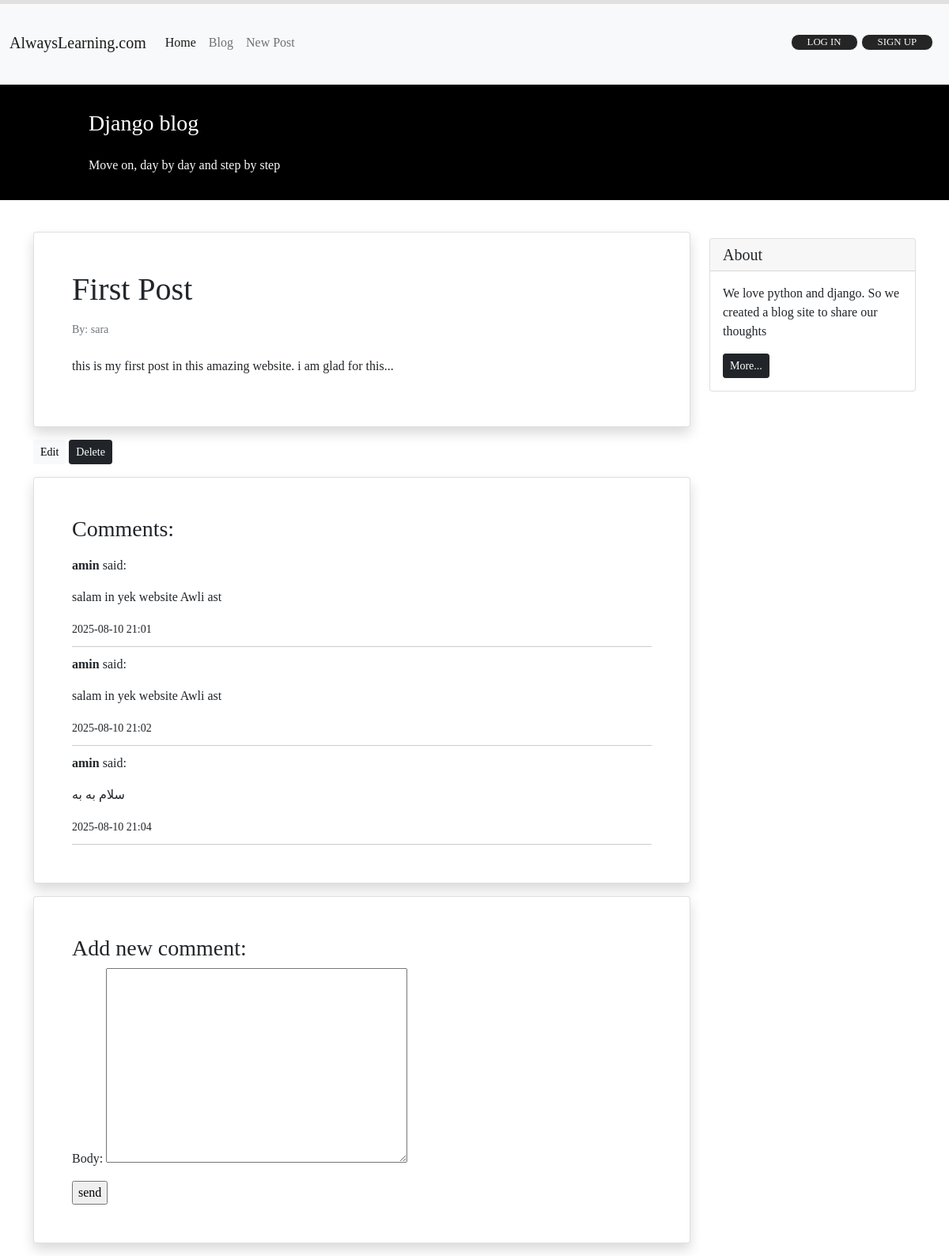
The app's page /blog/31/ with its own data.
### blog/models.py (models this page shows, shortened)
class Post(models.Model):
   STATUS_CHOICES = (
      ('pub', 'Published'),
      ('drf', 'Draft'),
   )
   title = models.CharField(max_length = 50)
   text = models.TextField()
   author = models.ForeignKey('auth.User', on_delete = models.CASCADE)
   datetime_created = models.DateTimeField(auto_now_add = True)
   datetime_modified = models.DateTimeField(auto_now = True)
   status = models.CharField(choices = STATUS_CHOICES, max_length = 3)

class Comment(models.Model):
   post = models.ForeignKey(Post,
                             on_delete=models.CASCADE,
                             related_name='comments')
   author = models.ForeignKey(get_user_model(),
                               on_delete=models.CASCADE,
                               related_name='comments')
   body = models.TextField()
   active = models.BooleanField(default=True)
   date_time_created = models.DateTimeField(auto_now=True)

### blog/views.py (the view)
# urls.py: path('<int:pk>/', views.PostDetailView.as_view(), name='post_detail'),
class PostDetailView(generic.DetailView):
    model = Post
    form_class = CommentForm
    template_name = 'blog/post_detail.html'
    context_object_name = 'post'
    def get_context_data(self, **kwargs):
        context = super().get_context_data(**kwargs)
        context['comment_form'] = CommentForm()
        context['comments'] = self.object.comments.filter(active=True)
        return context

### blog/forms.py
class CommentForm(forms.ModelForm):
    class Meta:
        model = Comment
        fields = ['body',]

### blog/templates/blog/post_detail.html (shortened to what this page needs)
{% extends '_base.html' %}
{% block page_content %}
     <div class="container mt-4">
        <div class="row">
            <div class="col-9">
                <div class="card shadow my-3 p-5">
                    <h1>{{ post.title }}</h1>
                    <p class="small text-muted mt-2">By: {{ post.author }}</p>
                    <p class="mt-2">{{ post.text }}</p>
                </div>
                <a href="{% url 'post_update' post.id %}" class="btn btn-sm btn-light">Edit</a>
                <a href="{% url 'post_delete' post.id %}" class="btn btn-sm btn-dark">Delete</a>
                <div class="card shadow my-3 p-5">
                    <h3>Comments:</h3>
                        {% for comment in comments %}
                            <div class="comment" style="padding: 10px 0; border-bottom: 1px solid #ccc;">
                                <p><strong>{{ comment.author }}</strong> said:</p>
                                <p>{{ comment.body }}</p>
                                <small>{{ comment.date_time_created|date:"Y-m-d H:i" }}</small>
                            </div>
                        {% empty %}
                            <p>No comments yet.</p>
                        {% endfor %}
                </div>
                <div class="card shadow my-3 p-5">
                    <h3>Add new comment:</h3>
                    <form action="{% url 'comment_create' post.id %}" method="POST">
                        {{ comment_form.as_p }}
                        <input type="submit" value="send">
                    </form>
                </div>
            </div>
            <div class="col-3">
                    <div class="card my-4">
                        <h5 class="card-header">About</h5>
                        <div class="card-body">
                            <p class="card-text">We love python and django. So we created a blog site to share our
                                thoughts</p>
                            <a href="#"
                            class="btn btn-sm btn-dark">
                                More...
                            </a>
                        </div>
                    </div>
            </div>
        </div>
    </div>
{% endblock page_content %}

### records on screen
Post: title "First Post", author "sara", text "this is my first post in this amazing website. i am glad for this..."
Comment: author "amin", body "salam in yek website Awli ast", date_time_created "2025-08-10 21:01"
Comment: author "amin", body "salam in yek website Awli ast", date_time_created "2025-08-10 21:02"
Comment: author "amin", body "سلام به به", date_time_created "2025-08-10 21:04"
